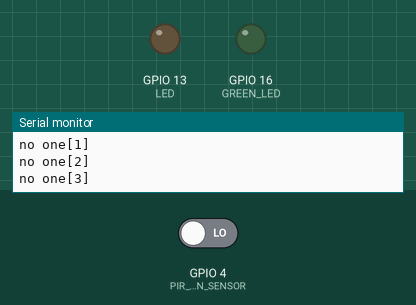
The sketch below on a simulated ESP32. Parts: output pins drawn as LEDs (lit = HIGH), the last lines printed to the serial monitor. Inputs (shaded band) come from the test bench; at power-on: GPIO 4 (PIR_MOTION_SENSOR) LOW.

Above: at 2.8 s.
2.9 s: GPIO 4 (PIR_MOTION_SENSOR) driven HIGH
At 3.3 s:
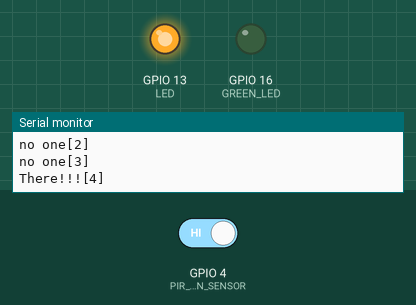
4.5 s: GPIO 4 (PIR_MOTION_SENSOR) driven LOW
At 6.0 s:
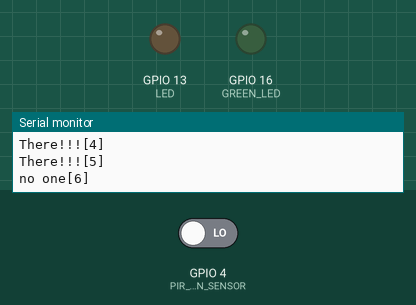
6.5 s: GPIO 4 (PIR_MOTION_SENSOR) driven HIGH
At 10.2 s:
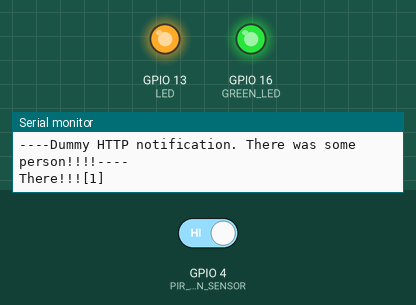
10.5 s: GPIO 4 (PIR_MOTION_SENSOR) driven LOW
At 11.8 s:
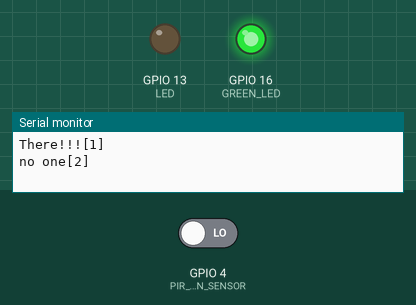
Timing chart, 0 to 30.5 s (numbered marks = the images above; inputs shaded):
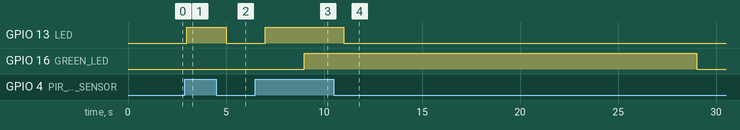

Measured:
- after the input at 2.9 s, GPIO 13 (LED): LOW → HIGH after 0.10 s
- after the input at 4.5 s, GPIO 13 (LED): HIGH → LOW after 0.50 s
- after the input at 6.5 s, GPIO 13 (LED): LOW → HIGH after 0.50 s
- after the input at 10.5 s, GPIO 13 (LED): HIGH → LOW after 0.50 s; GPIO 16 (GREEN_LED): HIGH → LOW after 18.5 s

The sketch:

PIR_sensor_nagase.ino
```cpp
/*******************************************************************************/
/*macro definitions of PIR motion sensor pin and LED pin*/

#include <Arduino.h>
#include <stdio.h>
#include <string.h>
#define USE_SERIAL Serial

#define PIR_MOTION_SENSOR 4 //Use pin 8 to receive the signal from the module
#define LED  13//the Grove - LED is connected to D4 of Arduino
#define SEND_HTTP_COUNT  10 //HTTPリクエストを送る頻度
#define DETECT_FREQ  1000 //センサの値をとる頻度
#define GREEN_LED  16 //緑

int loopCount = 0;
int notify = 0;

void setup()
{
  USE_SERIAL.begin(115200); //set up serial port　これがないとメッセージ表示できない。
  pinsInit();
  USE_SERIAL.printf("start PIR detector\n");
  USE_SERIAL.flush();

}

void loop()
{
    loopCount++;
  if(isPeopleDetected()){//if it detects the moving people?
    turnOnLED();

     notify++;
     Serial.printf("There!!![%d]\n",loopCount);
  }
  else{
    turnOffLED();
    Serial.printf("no one[%d]\n",loopCount);
  }

  if(loopCount >= SEND_HTTP_COUNT){ //１０回に一度検証。
    String  s1 = "abcde";
    if(notify >= 1){
      //もし、一度でもTrueがあれば存在と通知。
      s1 = "----Dummy HTTP notification. There was some person!!!!----\n";
       digitalWrite(GREEN_LED,HIGH);
    }else{
      //一度もTrueがなければ不在と通知
      s1 = "----Dummy HTTP notification. no body was there----\n";
      digitalWrite(GREEN_LED,LOW);
    }
     Serial.print(s1);
    //reset roop count
    loopCount = 0;
    notify = 0;
  }
  delay(DETECT_FREQ);
}

void pinsInit()
{
  pinMode(PIR_MOTION_SENSOR, INPUT);
  pinMode(LED,OUTPUT);
   pinMode(GREEN_LED, OUTPUT);
}
void turnOnLED()
{

  digitalWrite(LED,HIGH);
}
void turnOffLED()
{
  digitalWrite(LED,LOW);
}
/***************************************************************/
/*Function: Detect whether anyone moves in it's detecting range*/
/*Return:-boolean, ture is someone detected.*/
boolean isPeopleDetected()
{
  int sensorValue = digitalRead(PIR_MOTION_SENSOR);
  if(sensorValue == HIGH)//if the sensor value is HIGH?
  {
    return true;  //yes,return ture
  }
  else
  {
    return false;  //no,return false
  }
}
```
